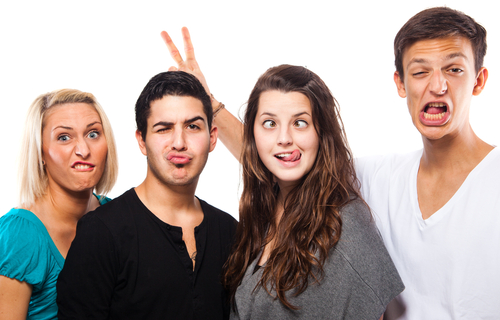
#> input picture Image Face Detector/image.jpg, 500 x 320 px
$ python image_face_detect.py
#> lines starting #> are read from the running program, lines starting #| are printed output that depends on the picture; after the words box and inside, x2 and y2 are one past the last pixel; in counts of white or black regions, pixels touching at a corner belong together
# Haar Cascade Image Feature Detection
import cv2
import numpy as np

# loading in the cascades.
face_cascade = cv2.CascadeClassifier('haarcascade_frontalface_default.xml')

eye_cascade = cv2.CascadeClassifier('haarcascade_eye.xml')

# Reading the image.
img = cv2.imread('image.jpg')
#> img is the input picture: shape (320, 500, 3); mean B, G, R 154.9, 160.1, 173.8

# detection and drawing rectangles
while True:
    gray = cv2.cvtColor(img, cv2.COLOR_BGR2GRAY)
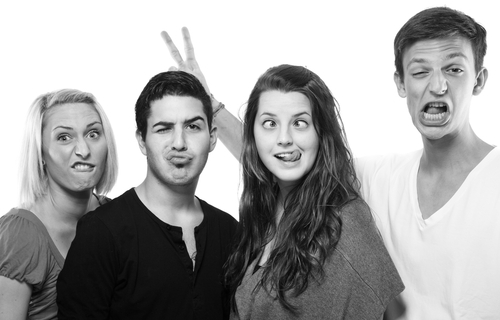
#> gray: shape (320, 500); min 1, max 255, mean 163.6
    faces = face_cascade.detectMultiScale(gray, 1.3, 5)
#> faces = [[246, 93, 79, 79], [137, 95, 83, 83], [389, 33, 95, 95], [39, 104, 81, 81]]
    for (x, y, w, h) in faces:
        cv2.rectangle(img, (x, y), (x+w, y+h), (255, 0, 0), 2)
        roi_gray = gray[y:y+h, x:x+w]
        roi_color = img[y:y+h, x:x+w]
        eyes = eye_cascade.detectMultiScale(roi_gray)
        for (ex, ey, ew, eh) in eyes:
            cv2.rectangle(roi_color, (ex, ey), (ex+ew, ey+eh), (0,255,0), 2)
#> this loop made 4 passes
#> (x, y, w, h, eyes) on passes 1 to 4: (246, 93, 79, 79, [[11, 17, 25, 25], [40, 17, 25, 25]]), (137, 95, 83, 83, [[43, 19, 24, 24]]), (389, 33, 95, 95, [[50, 22, 28, 28], [19, 25, 26, 26]]), (39, 104, 81, 81, [[42, 18, 23, 23], [12, 21, 24, 24]])
#> pass 1, `roi_gray = gray[y:y+h, x:x+w]`:
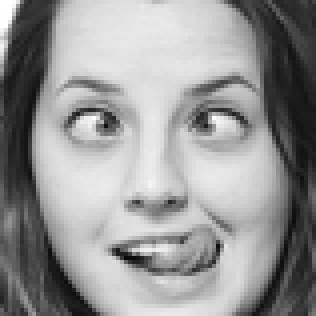
#> roi_gray: shape (79, 79) (shown 4 times larger); min 8, max 255, mean 149.8
#> pass 1, `roi_color = img[y:y+h, x:x+w]`:
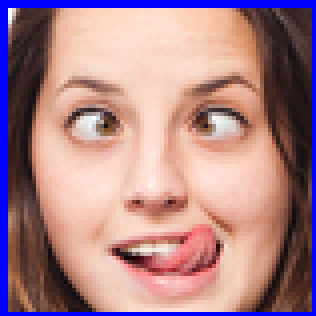
#> roi_color: shape (79, 79, 3) (shown 4 times larger); mean B, G, R 136.7, 131, 170.2
#> pass 2, `roi_color = img[y:y+h, x:x+w]`:
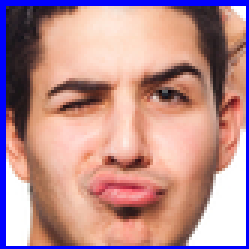
#> roi_color: shape (83, 83, 3) (shown 3 times larger); mean B, G, R 143.7, 141.4, 185.4
#> after the loop:
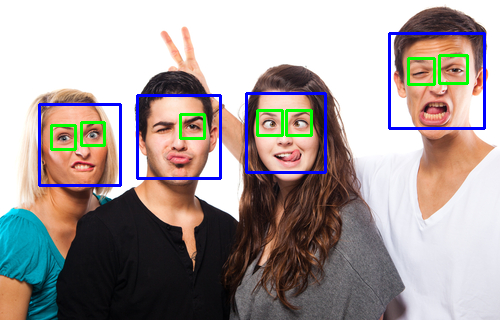
#> img: shape (320, 500, 3); 3.82% of pixels changed, all inside (x1, y1, x2, y2) = (38, 32, 486, 187)
#> after the loop:
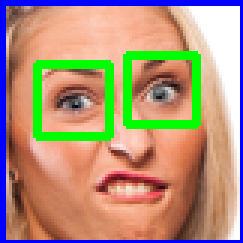
#> roi_color: shape (81, 81, 3) (shown 3 times larger); mean B, G, R 122.8, 147.4, 176.4
#> after the loop:
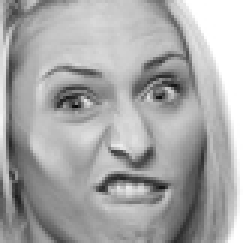
#> roi_gray: shape (81, 81) (shown 3 times larger); min 7, max 255, mean 167.9

    # Press 'ESC' to release the camera.
    cv2.imshow('img', img)
    k = cv2.waitKey(30) & 0xff
#> (key Esc is pressed here)
    if k == 27:
        break

#> (the run stopped early here; a loop or call above may not have finished)
